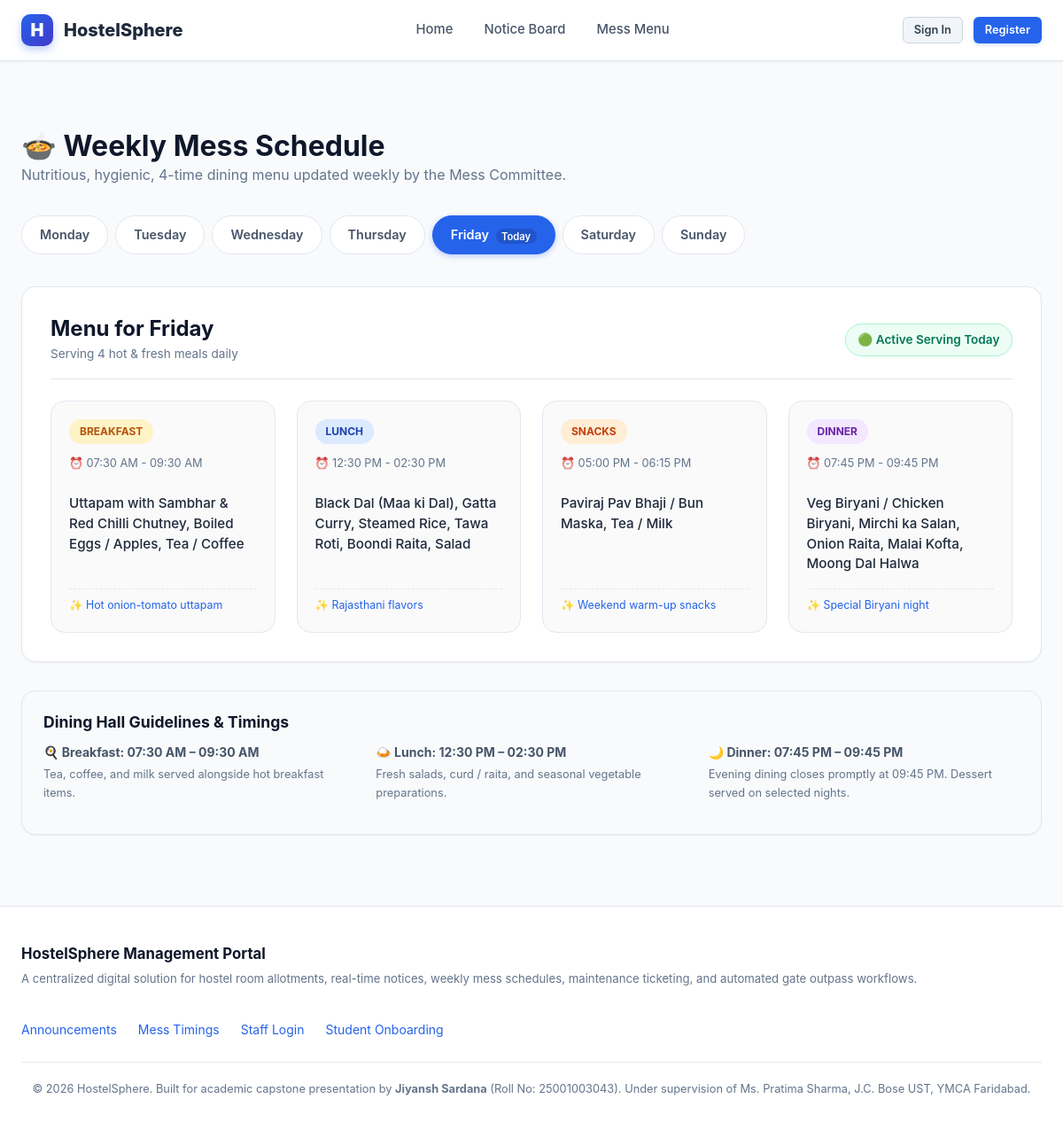
Page /mess-menu on the committed database.
### tables this page shows
CREATE TABLE mess_menu (
    id INTEGER PRIMARY KEY AUTOINCREMENT,
    day_of_week TEXT NOT NULL CHECK(day_of_week IN ('Monday', 'Tuesday', 'Wednesday', 'Thursday', 'Friday', 'Saturday', 'Sunday')),
    meal_type TEXT NOT NULL CHECK(meal_type IN ('Breakfast', 'Lunch', 'Snacks', 'Dinner')),
    items TEXT NOT NULL,                     -- Comma-separated or descriptive menu items
    timings TEXT NOT NULL,                   -- e.g., '07:30 AM - 09:30 AM'
    special_note TEXT,
    updated_at TIMESTAMP DEFAULT CURRENT_TIMESTAMP,
    UNIQUE(day_of_week, meal_type)
);

### app.py (the view)
@app.route('/mess-menu')
def mess_menu():
    selected_day = request.args.get('day')
    if not selected_day:
        selected_day = datetime.datetime.now().strftime('%A')
    meals = query_db("""
        SELECT * FROM mess_menu
        WHERE day_of_week = ?
        ORDER BY
            CASE meal_type
                WHEN 'Breakfast' THEN 1
                WHEN 'Lunch' THEN 2
                WHEN 'Snacks' THEN 3
                WHEN 'Dinner' THEN 4
            END
    """, (selected_day,))
    return render_template('mess_menu.html', meals=meals, selected_day=selected_day)

### app.py (called while the page is built)
@app.context_processor
def inject_globals():
    user = None
    if 'user_id' in session:
        user = query_db("SELECT * FROM users WHERE id = ?", (session['user_id'],), one=True)
    days = ['Monday', 'Tuesday', 'Wednesday', 'Thursday', 'Friday', 'Saturday', 'Sunday']
    today_name = datetime.datetime.now().strftime('%A')
    return {
        'current_user': user,
        'current_year': datetime.datetime.now().year,
        'days_of_week': days,
        'today_name': today_name
    }

### database.py (called while the page is built)
def get_db():
    db = getattr(g, '_database', None)
    if db is None:
        db = g._database = sqlite3.connect(DATABASE)
        db.row_factory = sqlite3.Row
        db.execute("PRAGMA foreign_keys = ON")
    return db

def close_connection(exception):
    db = getattr(g, '_database', None)
    if db is not None:
        db.close()

def query_db(query, args=(), one=False):
    cur = get_db().execute(query, args)
    rv = cur.fetchall()
    cur.close()
    return (rv[0] if rv else None) if one else rv

### templates/mess_menu.html (shortened to what this page needs)
{% extends 'base.html' %}
{% block content %}
<div style="display: flex; justify-content: space-between; align-items: center; margin-bottom: 2rem; flex-wrap: wrap; gap: 1rem;">
  <div>
    <h1>🍲 Weekly Mess Schedule</h1>
    <p style="color: var(--text-muted); margin: 0;">
      Nutritious, hygienic, 4-time dining menu updated weekly by the Mess Committee.
    </p>
  </div>
</div>
<div class="day-tabs">
  {% for day in days_of_week %}
    <a href="{{ url_for('mess_menu', day=day) }}"
       class="day-tab {% if selected_day == day %}active{% endif %}">
      {{ day }}
      {% if day == today_name %}
        <span style="font-size: 0.7rem; background: rgba(0,0,0,0.15); padding: 0.1rem 0.4rem; border-radius: var(--radius-full); margin-left: 0.25rem;">Today</span>
      {% endif %}
    </a>
  {% endfor %}
</div>
<div class="card" style="padding: 2rem; margin-bottom: 2rem;">
  <div style="display: flex; justify-content: space-between; align-items: center; margin-bottom: 1.5rem; padding-bottom: 1rem; border-bottom: 1px solid var(--border-color);">
    <div>
      <h2 style="font-size: 1.5rem; margin: 0; color: #0f172a;">Menu for {{ selected_day }}</h2>
      <span style="font-size: 0.85rem; color: var(--text-muted);">Serving 4 hot & fresh meals daily</span>
    </div>
    {% if selected_day == today_name %}
      <span class="badge badge-approved" style="font-size: 0.85rem; padding: 0.4rem 0.85rem;">
        🟢 Active Serving Today
      </span>
    {% endif %}
  </div>
  {% if meals %}
    <div class="grid grid-cols-4">
      {% for m in meals %}
        <div class="meal-card" style="border: 1px solid var(--border-color); border-radius: var(--radius-lg); padding: 1.25rem; background: #fafafa;">
          <div style="margin-bottom: 0.75rem;">
            <span class="meal-badge meal-{{ m.meal_type|lower }}">{{ m.meal_type }}</span>
            <div class="meal-time">
              ⏰ {{ m.timings }}
            </div>
          </div>
          <div style="flex: 1; margin-bottom: 1rem;">
            <h4 style="font-size: 0.95rem; color: #1e293b; line-height: 1.5; font-weight: 500;">
              {{ m.items }}
            </h4>
          </div>
          {% if m.special_note %}
            <div style="border-top: 1px dashed var(--border-color); padding-top: 0.5rem; font-size: 0.775rem; color: var(--primary);">
              ✨ {{ m.special_note }}
            </div>
          {% endif %}
        </div>
      {% endfor %}
    </div>
  {% else %}
    <p style="text-align: center; color: var(--text-muted); padding: 2rem 0;">
      No menu items configured for {{ selected_day }}.
    </p>
  {% endif %}
</div>
<div class="card" style="background: #f8fafc; border: 1px solid var(--border-color);">
  <h3 style="margin-bottom: 0.75rem; font-size: 1.1rem;">Dining Hall Guidelines & Timings</h3>
  <div class="grid grid-cols-3" style="font-size: 0.875rem; color: #475569;">
    <div>
      <strong>🍳 Breakfast: 07:30 AM – 09:30 AM</strong>
      <p style="margin-top: 0.25rem; font-size: 0.8rem; color: var(--text-muted);">
        Tea, coffee, and milk served alongside hot breakfast items.
      </p>
    </div>
    <div>
      <strong>🍛 Lunch: 12:30 PM – 02:30 PM</strong>
      <p style="margin-top: 0.25rem; font-size: 0.8rem; color: var(--text-muted);">
        Fresh salads, curd / raita, and seasonal vegetable preparations.
      </p>
    </div>
    <div>
      <strong>🌙 Dinner: 07:45 PM – 09:45 PM</strong>
      <p style="margin-top: 0.25rem; font-size: 0.8rem; color: var(--text-muted);">
        Evening dining closes promptly at 09:45 PM. Dessert served on selected nights.
      </p>
    </div>
  </div>
</div>
{% endblock %}

### static/css/style.css (style rules this page uses)
:root { --primary: #2563eb; --primary-hover: #1d4ed8; --primary-light: #eff6ff; --primary-dark: #1e40af; --secondary: #475569; --secondary-light: #f1f5f9; --accent: #f59e0b; --accent-light: #fef3c7; --success: #10b981; --success-light: #ecfdf5; --success-dark: #047857; --danger: #ef4444; --danger-light: #fef2f2; --danger-dark: #b91c1c; --warning: #f59e0b; --warning-light: #fffbeb; --warning-dark: #b45309; --info: #06b6d4; --info-light: #ecfeff; --bg-main: #f8fafc; --bg-card: #ffffff; --bg-sidebar: #0f172a; --text-main: #0f172a; --text-muted: #64748b; --text-light: #94a3b8; --text-white: #ffffff; --border-color: #e2e8f0; --border-light: #f1f5f9; --radius-sm: 6px; --radius-md: 10px; --radius-lg: 16px; --radius-full: 9999px; --shadow-sm: 0 1px 2px 0 rgb(0 0 0 / 0.05); --shadow-md: 0 4px 6px -1px rgb(0 0 0 / 0.07), 0 2px 4px -2px rgb(0 0 0 / 0.05); --shadow-lg: 0 10px 15px -3px rgb(0 0 0 / 0.08), 0 4px 6px -4px rgb(0 0 0 / 0.04); --shadow-xl: 0 20px 25px -5px rgb(0 0 0 / 0.1), 0 8px 10px -6px rgb(0 0 0 / 0.05); --transition: all 0.2s cubic-bezier(0.4, 0, 0.2, 1); --font-sans: -apple-system, BlinkMacSystemFont, "Segoe UI", Roboto, "Helvetica Neue", Arial, sans-serif; }
*, *::before, *::after { box-sizing: border-box; margin: 0; padding: 0; }
body { font-family: var(--font-sans); background-color: var(--bg-main); color: var(--text-main); line-height: 1.6; min-height: 100vh; display: flex; flex-direction: column; }
h1, h2, h3, h4, h5, h6 { color: var(--text-main); font-weight: 700; line-height: 1.25; }
h1 { font-size: 2rem; }
h2 { font-size: 1.5rem; }
h3 { font-size: 1.25rem; }
h4 { font-size: 1.1rem; }
p { margin-bottom: 0.75rem; }
a { color: var(--primary); text-decoration: none; transition: var(--transition); }
.card { background: var(--bg-card); border: 1px solid var(--border-color); border-radius: var(--radius-lg); box-shadow: var(--shadow-sm); padding: 1.5rem; margin-bottom: 1.5rem; transition: var(--transition); }
.grid { display: grid; gap: 1.5rem; }
.grid-cols-3 { grid-template-columns: repeat(3, minmax(0, 1fr)); }
.grid-cols-4 { grid-template-columns: repeat(4, minmax(0, 1fr)); }
.badge { display: inline-flex; align-items: center; gap: 0.25rem; font-size: 0.75rem; font-weight: 600; padding: 0.25rem 0.6rem; border-radius: var(--radius-full); text-transform: capitalize; }
.badge-approved, .badge-resolved, .badge-available { background-color: var(--success-light); color: var(--success-dark); border: 1px solid #a7f3d0; }
.day-tabs { display: flex; gap: 0.5rem; overflow-x: auto; padding-bottom: 0.75rem; margin-bottom: 1.5rem; }
.day-tab { padding: 0.6rem 1.25rem; background: white; border: 1px solid var(--border-color); border-radius: var(--radius-full); font-weight: 600; font-size: 0.9rem; color: var(--secondary); white-space: nowrap; transition: var(--transition); }
.day-tab.active { background-color: var(--primary); color: white; border-color: var(--primary); box-shadow: 0 2px 6px rgba(37, 99, 235, 0.3); }
.meal-card { background: white; border: 1px solid var(--border-color); border-radius: var(--radius-lg); padding: 1.25rem; display: flex; flex-direction: column; height: 100%; }
.meal-badge { display: inline-block; padding: 0.25rem 0.75rem; border-radius: var(--radius-full); font-size: 0.75rem; font-weight: 700; text-transform: uppercase; margin-bottom: 0.75rem; }
.meal-breakfast { background-color: #fef3c7; color: #b45309; }
.meal-lunch { background-color: #dbeafe; color: #1e40af; }
.meal-snacks { background-color: #ffedd5; color: #c2410c; }
.meal-dinner { background-color: #f3e8ff; color: #6b21a8; }
.meal-time { font-size: 0.8rem; color: var(--text-muted); display: flex; align-items: center; gap: 0.3rem; margin-bottom: 0.75rem; }

### rows in the picture
mess_menu: meal_type "BREAKFAST", timings "07:30 AM - 09:30 AM", items "Uttapam with Sambhar & Red Chilli Chutney, Boiled Eggs / Apples, Tea / Coffee", special_note "Hot onion-tomato uttapam"
mess_menu: meal_type "LUNCH", timings "12:30 PM - 02:30 PM", items "Black Dal (Maa ki Dal), Gatta Curry, Steamed Rice, Tawa Roti, Boondi Raita, Salad", special_note "Rajasthani flavors"
mess_menu: meal_type "SNACKS", timings "05:00 PM - 06:15 PM", items "Paviraj Pav Bhaji / Bun Maska, Tea / Milk", special_note "Weekend warm-up snacks"
mess_menu: meal_type "DINNER", timings "07:45 PM - 09:45 PM", items "Veg Biryani / Chicken Biryani, Mirchi ka Salan, Onion Raita, Malai Kofta, Moong Dal Halwa", special_note "Special Biryani night"

### other values in the picture
{{ day }} "Monday" "Tuesday" "Wednesday" "Thursday" "Friday" "Saturday" "Sunday"
{{ selected_day }} "Friday"
